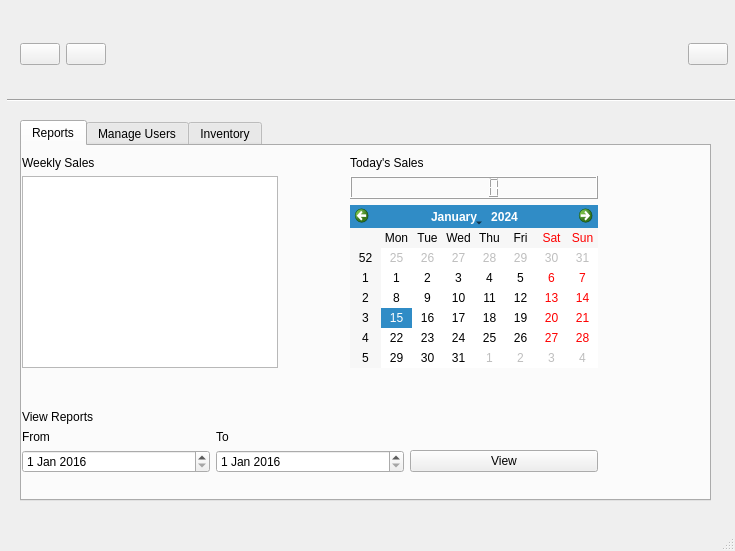
<?xml version="1.0" encoding="UTF-8"?>
<ui version="4.0">
 <class>MainWindow</class>
 <widget class="QMainWindow" name="MainWindow">
  <property name="geometry">
   <rect>
    <x>0</x>
    <y>0</y>
    <width>735</width>
    <height>551</height>
   </rect>
  </property>
  <property name="windowTitle">
   <string>MainWindow</string>
  </property>
  <property name="windowIcon">
   <iconset resource="../png/confirmed/resources.qrc">
    <normaloff>:/images/window.png</normaloff>:/images/window.png</iconset>
  </property>
  <widget class="QWidget" name="centralwidget">
   <widget class="Line" name="line">
    <property name="geometry">
     <rect>
      <x>7</x>
      <y>90</y>
      <width>771</width>
      <height>20</height>
     </rect>
    </property>
    <property name="orientation">
     <enum>Qt::Horizontal</enum>
    </property>
   </widget>
   <widget class="QTabWidget" name="tabWidget">
    <property name="geometry">
     <rect>
      <x>20</x>
      <y>120</y>
      <width>691</width>
      <height>381</height>
     </rect>
    </property>
    <property name="currentIndex">
     <number>0</number>
    </property>
    <widget class="QWidget" name="reportsTab">
     <attribute name="title">
      <string>Reports</string>
     </attribute>
     <widget class="QWidget" name="layoutWidget">
      <property name="geometry">
       <rect>
        <x>0</x>
        <y>10</y>
        <width>576</width>
        <height>317</height>
       </rect>
      </property>
      <layout class="QVBoxLayout" name="verticalLayout_6">
       <item>
        <layout class="QHBoxLayout" name="horizontalLayout_4">
         <item>
          <layout class="QVBoxLayout" name="verticalLayout_5">
           <item>
            <widget class="QLabel" name="label_8">
             <property name="text">
              <string>Weekly Sales</string>
             </property>
            </widget>
           </item>
           <item>
            <widget class="QGraphicsView" name="graphicsView"/>
           </item>
          </layout>
         </item>
         <item>
          <spacer name="horizontalSpacer_4">
           <property name="orientation">
            <enum>Qt::Horizontal</enum>
           </property>
           <property name="sizeHint" stdset="0">
            <size>
             <width>40</width>
             <height>20</height>
            </size>
           </property>
          </spacer>
         </item>
         <item>
          <layout class="QVBoxLayout" name="verticalLayout_4">
           <item>
            <widget class="QLabel" name="label_9">
             <property name="text">
              <string>Today's Sales</string>
             </property>
            </widget>
           </item>
           <item>
            <widget class="QLCDNumber" name="todaysSalesLCD"/>
           </item>
           <item>
            <widget class="QCalendarWidget" name="calendarWidget"/>
           </item>
          </layout>
         </item>
        </layout>
       </item>
       <item>
        <spacer name="verticalSpacer_2">
         <property name="orientation">
          <enum>Qt::Vertical</enum>
         </property>
         <property name="sizeHint" stdset="0">
          <size>
           <width>20</width>
           <height>28</height>
          </size>
         </property>
        </spacer>
       </item>
       <item>
        <layout class="QGridLayout" name="gridLayout_3">
         <item row="0" column="0">
          <widget class="QLabel" name="label_10">
           <property name="text">
            <string>View Reports</string>
           </property>
          </widget>
         </item>
         <item row="1" column="0">
          <widget class="QLabel" name="label_11">
           <property name="text">
            <string>From</string>
           </property>
          </widget>
         </item>
         <item row="1" column="1">
          <widget class="QLabel" name="label_12">
           <property name="text">
            <string>To</string>
           </property>
          </widget>
         </item>
         <item row="2" column="0">
          <widget class="QDateEdit" name="reportDateFromEdit">
           <property name="date">
            <date>
             <year>2016</year>
             <month>1</month>
             <day>1</day>
            </date>
           </property>
          </widget>
         </item>
         <item row="2" column="1">
          <widget class="QDateEdit" name="reportDateToEdit">
           <property name="date">
            <date>
             <year>2016</year>
             <month>1</month>
             <day>1</day>
            </date>
           </property>
          </widget>
         </item>
         <item row="2" column="2">
          <widget class="QPushButton" name="viewReportsBtn">
           <property name="text">
            <string>View</string>
           </property>
          </widget>
         </item>
        </layout>
       </item>
      </layout>
     </widget>
    </widget>
    <widget class="QWidget" name="manageUsersTab">
     <attribute name="title">
      <string>Manage Users</string>
     </attribute>
     <widget class="QWidget" name="layoutWidget">
      <property name="geometry">
       <rect>
        <x>10</x>
        <y>20</y>
        <width>598</width>
        <height>130</height>
       </rect>
      </property>
      <layout class="QHBoxLayout" name="horizontalLayout_5">
       <item>
        <layout class="QVBoxLayout" name="verticalLayout">
         <item>
          <widget class="QLabel" name="label">
           <property name="text">
            <string>Add User</string>
           </property>
          </widget>
         </item>
         <item>
          <layout class="QGridLayout" name="gridLayout">
           <item row="0" column="0">
            <widget class="QLabel" name="label_2">
             <property name="text">
              <string>Username:</string>
             </property>
            </widget>
           </item>
           <item row="0" column="1">
            <widget class="QLineEdit" name="addUserUnameEdit"/>
           </item>
           <item row="1" column="0">
            <widget class="QLabel" name="label_3">
             <property name="text">
              <string>Password</string>
             </property>
            </widget>
           </item>
           <item row="1" column="1">
            <widget class="QLineEdit" name="addUserPwdEdit">
             <property name="echoMode">
              <enum>QLineEdit::Password</enum>
             </property>
            </widget>
           </item>
           <item row="2" column="0">
            <widget class="QLabel" name="label_4">
             <property name="text">
              <string>Repeat Password:</string>
             </property>
            </widget>
           </item>
           <item row="2" column="1">
            <widget class="QLineEdit" name="addUserRptPwdEdit">
             <property name="echoMode">
              <enum>QLineEdit::Password</enum>
             </property>
            </widget>
           </item>
           <item row="3" column="1">
            <widget class="QPushButton" name="addUserBtn">
             <property name="text">
              <string>Add User</string>
             </property>
            </widget>
           </item>
          </layout>
         </item>
        </layout>
       </item>
       <item>
        <spacer name="horizontalSpacer_2">
         <property name="orientation">
          <enum>Qt::Horizontal</enum>
         </property>
         <property name="sizeHint" stdset="0">
          <size>
           <width>58</width>
           <height>20</height>
          </size>
         </property>
        </spacer>
       </item>
       <item>
        <widget class="Line" name="line_2">
         <property name="orientation">
          <enum>Qt::Vertical</enum>
         </property>
        </widget>
       </item>
       <item>
        <spacer name="horizontalSpacer_3">
         <property name="orientation">
          <enum>Qt::Horizontal</enum>
         </property>
         <property name="sizeHint" stdset="0">
          <size>
           <width>118</width>
           <height>20</height>
          </size>
         </property>
        </spacer>
       </item>
       <item>
        <layout class="QGridLayout" name="gridLayout_2">
         <item row="0" column="0">
          <widget class="QLabel" name="label_5">
           <property name="text">
            <string>Remove User</string>
           </property>
          </widget>
         </item>
         <item row="1" column="0">
          <widget class="QLabel" name="label_6">
           <property name="text">
            <string>Username:</string>
           </property>
          </widget>
         </item>
         <item row="1" column="1">
          <widget class="QComboBox" name="userComboBox"/>
         </item>
         <item row="2" column="1">
          <spacer name="verticalSpacer">
           <property name="orientation">
            <enum>Qt::Vertical</enum>
           </property>
           <property name="sizeHint" stdset="0">
            <size>
             <width>20</width>
             <height>38</height>
            </size>
           </property>
          </spacer>
         </item>
         <item row="3" column="1">
          <widget class="QPushButton" name="deleteUserBtn">
           <property name="text">
            <string>Delete</string>
           </property>
          </widget>
         </item>
        </layout>
       </item>
      </layout>
     </widget>
    </widget>
    <widget class="QWidget" name="inventoryTab">
     <attribute name="title">
      <string>Inventory</string>
     </attribute>
     <widget class="QWidget" name="layoutWidget">
      <property name="geometry">
       <rect>
        <x>20</x>
        <y>30</y>
        <width>635</width>
        <height>283</height>
       </rect>
      </property>
      <layout class="QGridLayout" name="gridLayout_5">
       <item row="0" column="0">
        <layout class="QHBoxLayout" name="horizontalLayout_2">
         <item>
          <widget class="QLabel" name="label_7">
           <property name="text">
            <string>Search:</string>
           </property>
          </widget>
         </item>
         <item>
          <widget class="QLineEdit" name="inventorySeachEdit"/>
         </item>
         <item>
          <widget class="QPushButton" name="pushButton_7">
           <property name="text">
            <string/>
           </property>
           <property name="icon">
            <iconset resource="../png/confirmed/resources.qrc">
             <normaloff>:/images/search.png</normaloff>:/images/search.png</iconset>
           </property>
          </widget>
         </item>
        </layout>
       </item>
       <item row="1" column="0" colspan="2">
        <widget class="QTableView" name="tableView"/>
       </item>
       <item row="2" column="0">
        <spacer name="horizontalSpacer_5">
         <property name="orientation">
          <enum>Qt::Horizontal</enum>
         </property>
         <property name="sizeHint" stdset="0">
          <size>
           <width>498</width>
           <height>20</height>
          </size>
         </property>
        </spacer>
       </item>
       <item row="2" column="1">
        <layout class="QGridLayout" name="gridLayout_4">
         <item row="0" column="0" colspan="2">
          <widget class="QPushButton" name="inventoryAddItemBtn">
           <property name="text">
            <string>Add Item</string>
           </property>
          </widget>
         </item>
         <item row="1" column="0">
          <widget class="QPushButton" name="inventorySaveBtn">
           <property name="text">
            <string>Save</string>
           </property>
          </widget>
         </item>
         <item row="1" column="1">
          <widget class="QPushButton" name="inventoryCancelBtn">
           <property name="text">
            <string>Cancel</string>
           </property>
          </widget>
         </item>
        </layout>
       </item>
      </layout>
     </widget>
    </widget>
   </widget>
   <widget class="QWidget" name="layoutWidget">
    <property name="geometry">
     <rect>
      <x>20</x>
      <y>20</y>
      <width>708</width>
      <height>69</height>
     </rect>
    </property>
    <layout class="QHBoxLayout" name="horizontalLayout">
     <item>
      <widget class="QPushButton" name="reportsBtn">
       <property name="text">
        <string/>
       </property>
       <property name="icon">
        <iconset resource="../png/confirmed/resources.qrc">
         <normaloff>:/images/statistics.png</normaloff>:/images/statistics.png</iconset>
       </property>
       <property name="iconSize">
        <size>
         <width>54</width>
         <height>54</height>
        </size>
       </property>
      </widget>
     </item>
     <item>
      <widget class="QPushButton" name="inventoryBtn">
       <property name="text">
        <string/>
       </property>
       <property name="icon">
        <iconset resource="../png/confirmed/resources.qrc">
         <normaloff>:/images/restock.png</normaloff>:/images/restock.png</iconset>
       </property>
       <property name="iconSize">
        <size>
         <width>54</width>
         <height>54</height>
        </size>
       </property>
      </widget>
     </item>
     <item>
      <spacer name="horizontalSpacer">
       <property name="orientation">
        <enum>Qt::Horizontal</enum>
       </property>
       <property name="sizeHint" stdset="0">
        <size>
         <width>438</width>
         <height>20</height>
        </size>
       </property>
      </spacer>
     </item>
     <item>
      <widget class="QPushButton" name="logoutBtn">
       <property name="text">
        <string/>
       </property>
       <property name="icon">
        <iconset resource="../png/confirmed/resources.qrc">
         <normaloff>:/images/logout.png</normaloff>:/images/logout.png</iconset>
       </property>
       <property name="iconSize">
        <size>
         <width>58</width>
         <height>58</height>
        </size>
       </property>
      </widget>
     </item>
    </layout>
   </widget>
  </widget>
  <widget class="QMenuBar" name="menubar">
   <property name="geometry">
    <rect>
     <x>0</x>
     <y>0</y>
     <width>735</width>
     <height>21</height>
    </rect>
   </property>
  </widget>
  <widget class="QStatusBar" name="statusbar"/>
 </widget>
 <resources>
  <include location="../png/confirmed/resources.qrc"/>
 </resources>
 <connections/>
</ui>
